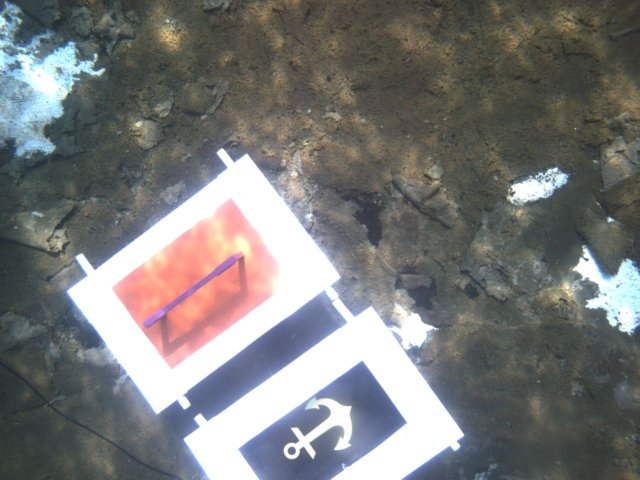
#> input picture benchmark/datasets/robosub16/bin_bright/00000019.jpg, 1280 x 960 px (shown at 1/2 size); its folder holds only this picture in this run
$ python -i colorspace.py   (imports and definitions only)   (older library calls are emulated)
#> lines starting #> are read from the running program, lines starting #| are printed output that depends on the picture
#> further down, picture is the input picture: shape (960, 1280, 3); mean B, G, R 120.1, 120.8, 120.6
### selam/utils/img.py
#!/usr/bin/env python
import cv2
import os
import numpy as np


# Input / Output

# [5 lines left out: function normUnity, not called in this run]


def norm(img, max=255.0):
    """ Normalizes image to 0 - 1 assuming max to be 255 """
    return img / max


# [26 lines left out: functions get_jpgs, write_jpgs, not called in this run]


# Image Formatting

def quantizeColor(img, K=8):
    """ Return quantized image and centers """
#> called with K = 5
    Z = img.reshape((-1, 3))

    # convert to np.float32
    Z = np.float32(Z)

    # define criteria, number of clusters(K) and apply kmeans()
    criteria = (cv2.TERM_CRITERIA_EPS + cv2.TERM_CRITERIA_MAX_ITER, 10, 1.0)
    ret, label, center = cv2.kmeans(Z, K, None, criteria, 10, cv2.KMEANS_RANDOM_CENTERS)
#> ret = 315490632.3; center = [[251.1, 94.62, 135.2], [78.42, 95.64, 139.2], [151.2, 91.87, 116.8], [190.1, 132.4, 152.5], [110.5, 96.05, 137.3]]

    # Now convert back into uint8, and make original image
    center = np.uint8(center)
#> center = [[251, 94, 135], [78, 95, 139], [151, 91, 116], [190, 132, 152], [110, 96, 137]]
    res = center[label.flatten()]
    res2 = res.reshape((img.shape))
#> res2: shape (960, 1280, 3); mean of channels 0, 1, 2 126.3, 96.5, 136.3
    return res2, label, center


def cv2others(img):
    """ Returns RGB channel image given BGR OpenCV image """
    return cv2.cvtColor(img, cv2.COLOR_BGR2RGB)


# [56 lines left out: functions draw_str, workon_frames, display_channels, get_channel, fuse_channels, get_bgr_stack, not called in this run]


def get_hsv_stack(img):
    return get_bgr_stack(cv2.cvtColor(img, cv2.COLOR_BGR2HSV))


def get_luv_stack(img):
    return get_bgr_stack(cv2.cvtColor(img, cv2.COLOR_BGR2LUV))


def get_ycb_stack(img):
    return get_bgr_stack(cv2.cvtColor(img, cv2.COLOR_BGR2YCR_CB))


def get_lab_stack(img):
    return get_bgr_stack(cv2.cvtColor(img, cv2.COLOR_BGR2LAB))


# [118 lines left out: functions get_salient_stack, get_salient, get_roi, hist_info, blockiter, sort_by_chan and 2 more, not called in this run]

### examples/colorspace.py
#!/usr/bin/env python
""" Explore image enhancement techniques """
from __future__ import division
import cv2
import matplotlib.pyplot as plt
import numpy as np

from selam.utils import img
from examples import config


def dcd(im, n=5, display=True):
    """ Dominant color descriptor using kmeans """
    # Convert to uniform space color space like LUV
    res, labels, centers = img.quantizeColor(cv2.cvtColor(im, cv2.COLOR_BGR2LUV), K=n)
#> centers has the same summary as center in quantizeColor
    # Reshaped image
    Z = im.reshape((-1, 3))
    Z_b = Z[..., 0][:, np.newaxis]
    Z_g = Z[..., 1][:, np.newaxis]
    Z_r = Z[..., 2][:, np.newaxis]
    total_p = Z.shape[0]
#> total_p = 1228800
    # Calculate normalized percentage of pixels for each dominant color
    p = np.array([Z_b[labels == i].size / total_p for i in range(n)])
#> p = [0.161, 0.438, 0.0946, 0.0474, 0.259]
    # Calculate color variance for each cluster
    v = [np.var(np.dstack((Z_b[labels == i], Z_g[labels == i], Z_r[labels == i])),
         axis=1) for i in range(n)]
#> v = [[[102.6, 109, 392.1]], [[102.7, 83.31, 122.5]], [[667.8, 470.8, 487.7]], [[507.8, 519.8, 646.2]], [[313.5, 109.9, 200.5]]]

    # Convert color space of centers
    c = [cv2.cvtColor(i[np.newaxis, np.newaxis, :], cv2.COLOR_LUV2BGR) for i in centers]
#> c = [[[252, 252, 245]], [[69, 73, 69]], [[167, 143, 131]], [[157, 165, 238]], [[101, 102, 101]]]
    if display:
        cv2.imshow('DCD', cv2.cvtColor(res, cv2.COLOR_LUV2BGR))
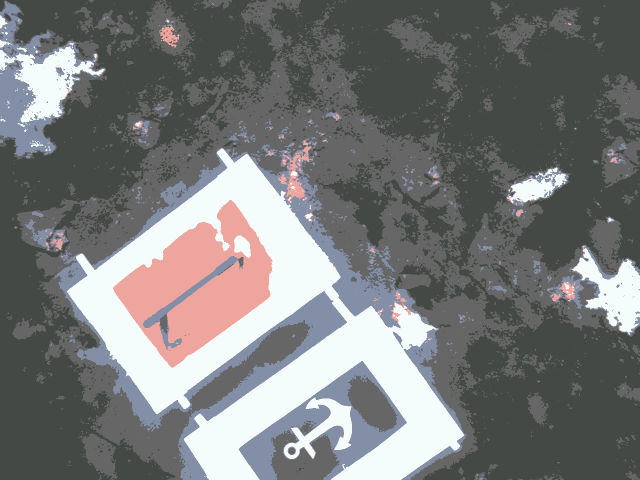
#> window 'DCD': shape (960, 1280, 3) (shown at 1/2 size); mean B, G, R 120.1, 120.2, 119.4
        cv2.waitKey(0)
    return c, p, v


# [173 lines left out: functions hmmd, logChromacity, luminosity, chromacity, WOpponent, bgryOpponent and 5 more, not called in this run]


# [5 lines not run here, left out]

>>> import cv2
>>> picture = cv2.imread('../benchmark/datasets/robosub16/bin_bright/00000019.jpg')
>>> result = dcd(picture)

$ run again, on benchmark/datasets/robosub16/bin_bright/00000028.jpg
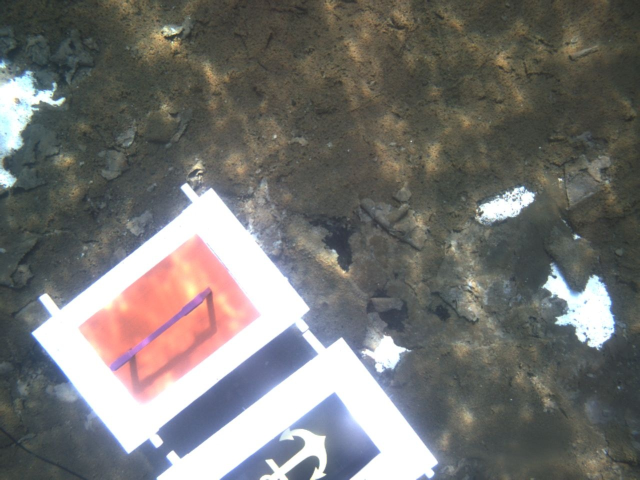
#> input picture benchmark/datasets/robosub16/bin_bright/00000028.jpg, 1280 x 960 px (shown at 1/2 size)
#> picture is the input picture: shape (960, 1280, 3); mean B, G, R 114.1, 116.5, 117.6
#> in quantizeColor, `ret, label, center = cv2.kmeans(Z, K, None, criteria, 10, cv2.KMEANS_R..`: ret = 276981848.6; center = [[251.9, 95.29, 135.5], [77.86, 95.68, 139.6], [143, 92.37, 114.1], [190.2, 133.6, 153.8], [108.2, 96.6, 140.7]]
#> in quantizeColor, `center = np.uint8(center)`: center = [[251, 95, 135], [77, 95, 139], [142, 92, 114], [190, 133, 153], [108, 96, 140]]
#> res2: shape (960, 1280, 3); mean of channels 0, 1, 2 121.8, 97, 137.3
#> centers has the same summary as center in quantizeColor
#> v = [[[84.16, 97.47, 212.7]], [[108.8, 81.65, 110]], [[669.8, 397.6, 532.6]], [[483.8, 444, 679.4]], [[228.9, 117.3, 202]]]
#> c = [[[252, 251, 247]], [[68, 72, 68]], [[160, 133, 124]], [[155, 164, 239]], [[95, 101, 99]]]
#> in dcd, `cv2.imshow('DCD', cv2.cvtColor(res, cv2.COLOR_LUV2BGR))`:
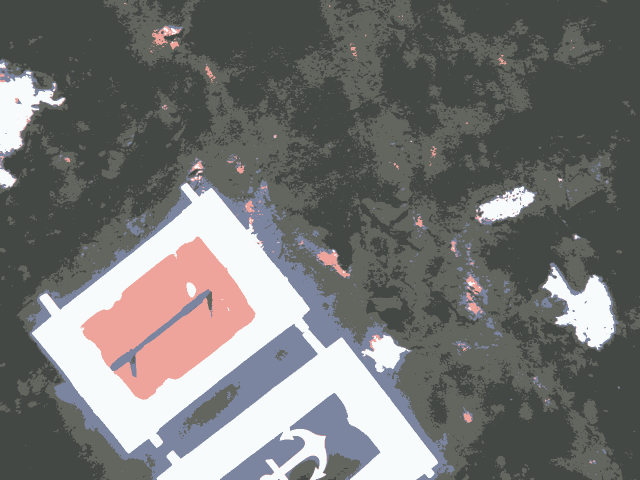
#> window 'DCD': shape (960, 1280, 3) (shown at 1/2 size); mean B, G, R 114.1, 115.6, 115.7

$ run again, on benchmark/datasets/robosub16/bin_bright/00000037.jpg
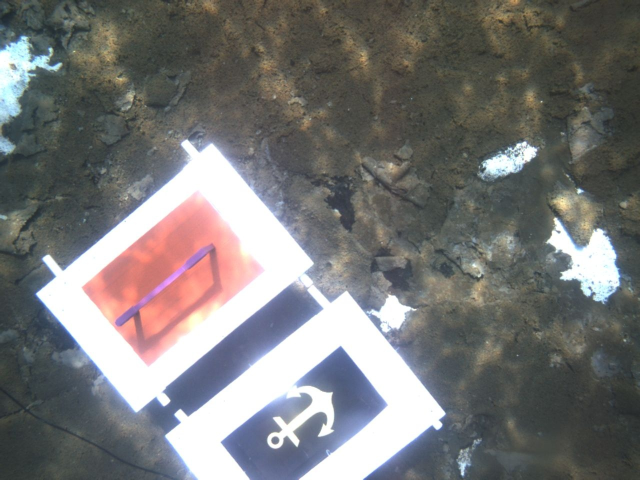
#> input picture benchmark/datasets/robosub16/bin_bright/00000037.jpg, 1280 x 960 px (shown at 1/2 size)
#> picture is the input picture: shape (960, 1280, 3); mean B, G, R 118.4, 118.7, 119.4
#> in quantizeColor, `ret, label, center = cv2.kmeans(Z, K, None, criteria, 10, cv2.KMEANS_R..`: ret = 301117680.4; center = [[251.7, 95.45, 135.5], [76.13, 95.56, 138.7], [140.7, 92.57, 115.1], [178.7, 132.4, 150.6], [107.9, 96.03, 138.7]]
#> in quantizeColor, `center = np.uint8(center)`: center = [[251, 95, 135], [76, 95, 138], [140, 92, 115], [178, 132, 150], [107, 96, 138]]
#> res2: shape (960, 1280, 3); mean of channels 0, 1, 2 124.2, 96.9, 135.7
#> centers has the same summary as center in quantizeColor
#> v = [[[99.37, 119.3, 257.8]], [[109.5, 83.75, 109.8]], [[638.4, 419.1, 536.6]], [[561.9, 500.7, 927.8]], [[234, 119.2, 194.8]]]
#> c = [[[252, 251, 247]], [[68, 71, 67]], [[157, 131, 122]], [[147, 152, 225]], [[97, 100, 98]]]
#> in dcd, `cv2.imshow('DCD', cv2.cvtColor(res, cv2.COLOR_LUV2BGR))`:
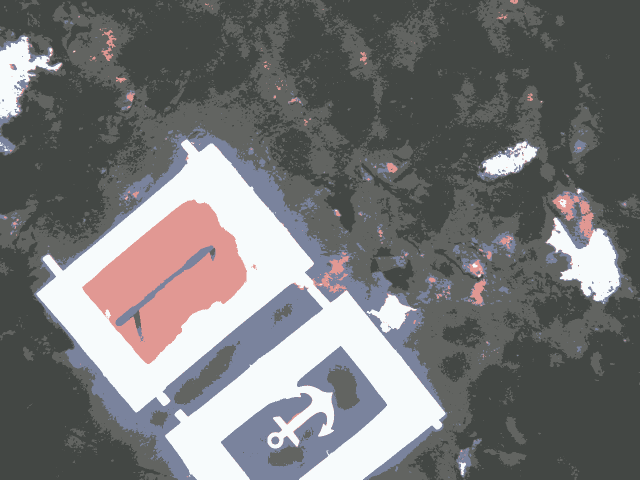
#> window 'DCD': shape (960, 1280, 3) (shown at 1/2 size); mean B, G, R 118.6, 118, 118

$ run again, on benchmark/datasets/robosub16/bin_bright/00000041.jpg
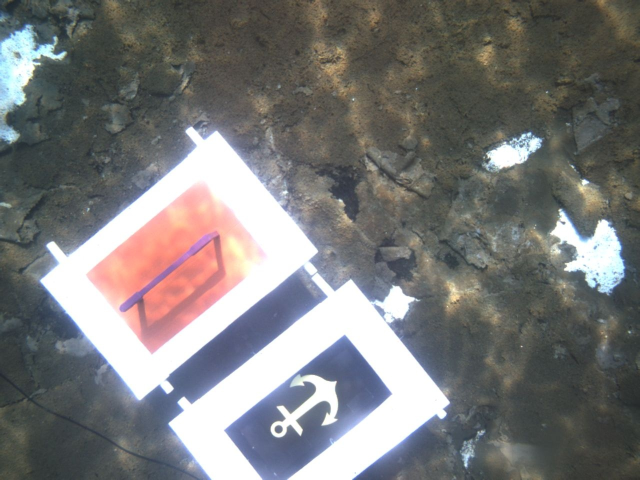
#> input picture benchmark/datasets/robosub16/bin_bright/00000041.jpg, 1280 x 960 px (shown at 1/2 size)
#> picture is the input picture: shape (960, 1280, 3); mean B, G, R 120.8, 120.9, 121.3
#> in quantizeColor, `ret, label, center = cv2.kmeans(Z, K, None, criteria, 10, cv2.KMEANS_R..`: ret = 301120382.7; center = [[251.7, 95.25, 135.6], [76.45, 95.58, 138.7], [143.8, 93.23, 117.3], [187.8, 133.3, 153.5], [107.8, 95.71, 136.3]]
#> in quantizeColor, `center = np.uint8(center)`: center = [[251, 95, 135], [76, 95, 138], [143, 93, 117], [187, 133, 153], [107, 95, 136]]
#> res2: shape (960, 1280, 3); mean of channels 0, 1, 2 126.2, 96.6, 135.6
#> centers has the same summary as center in quantizeColor
#> v = [[[102.9, 105.2, 282.4]], [[99.53, 77.15, 104.6]], [[666.3, 384.8, 515.6]], [[518.5, 556.1, 729]], [[271.2, 103.3, 179.6]]]
#> c = [[[252, 251, 247]], [[68, 71, 67]], [[157, 134, 127]], [[152, 161, 236]], [[100, 100, 96]]]
#> in dcd, `cv2.imshow('DCD', cv2.cvtColor(res, cv2.COLOR_LUV2BGR))`:
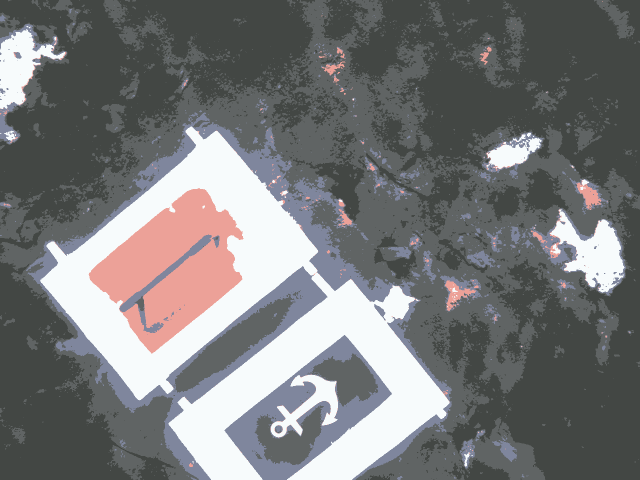
#> window 'DCD': shape (960, 1280, 3) (shown at 1/2 size); mean B, G, R 120.8, 120.1, 119.6
